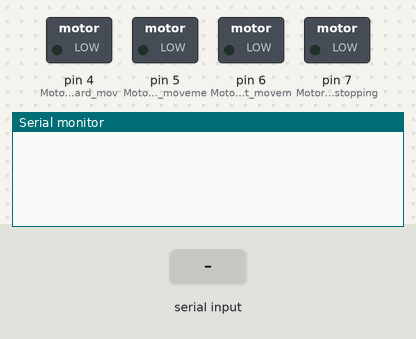
The sketch below on a simulated Arduino Uno, built with avr-gcc and run on an emulated ATmega328P. On the bench: switched loads named in the sketch (green lamp = pin HIGH), the last lines printed to the serial monitor. The test bench sets the inputs (shaded band).

Above: at 1.2 s.
1.3 s: "forward\n" received over the second serial link
At 2.5 s:
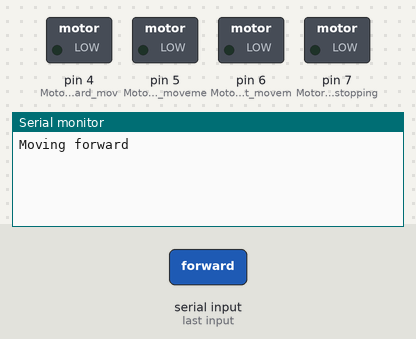
2.8 s: "left\n" received over the second serial link
At 3.9 s:
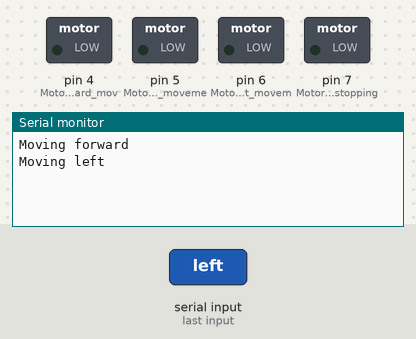
4.3 s: "right\n" received over the second serial link
At 5.0 s:
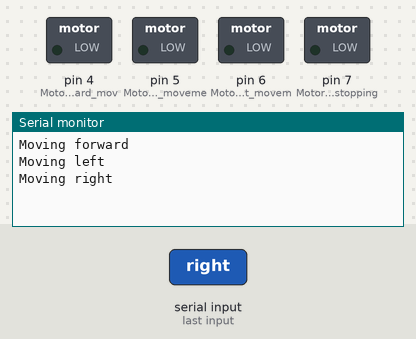

The sketch:

motor_control_main.ino
```cpp
#include <SoftwareSerial.h>

SoftwareSerial BTSerial(10, 11); // RX, TX pins respectively

void setup()
{
  Serial.begin(38400);   // Baud rate for the serial monitor
  BTSerial.begin(38400); // Baud rate for the HC05 module
  pinMode(4, OUTPUT);    // Motor pin for forward movement
  pinMode(5, OUTPUT);    // Motor pin for left movement
  pinMode(6, OUTPUT);    // Motor pin for right movement
  pinMode(7, OUTPUT);    // Motor pin for stopping
}

void loop()
{
  if (BTSerial.available())
  {
    String instruction = BTSerial.readStringUntil('\n'); // Read the incoming data from Bluetooth

    // Perform actions based on the received instructions
    if (instruction == "forward")
    {
      moveForward();
    }
    else if (instruction == "left")
    {
      moveLeft();
    }
    else if (instruction == "right")
    {
      moveRight();
    }
    else if (instruction == "stop")
    {
      stopMovement();
    }
  }
}

// Functions to perform respective actions
void moveForward()
{
  // Impliment code here
  Serial.println("Moving forward");
}

void moveLeft()
{
  Serial.println("Moving left");
}

void moveRight()
{
  Serial.println("Moving right");
}

void stopMovement()
{
  Serial.println("Stopping movement");
}
```

Measured:
- after the input at 1.3 s, the serial monitor: prints a new line at once (image 1)
- after the input at 2.8 s, the serial monitor: prints a new line at once (image 2)
- after the input at 4.3 s, the serial monitor: prints a new line at once (image 3)
